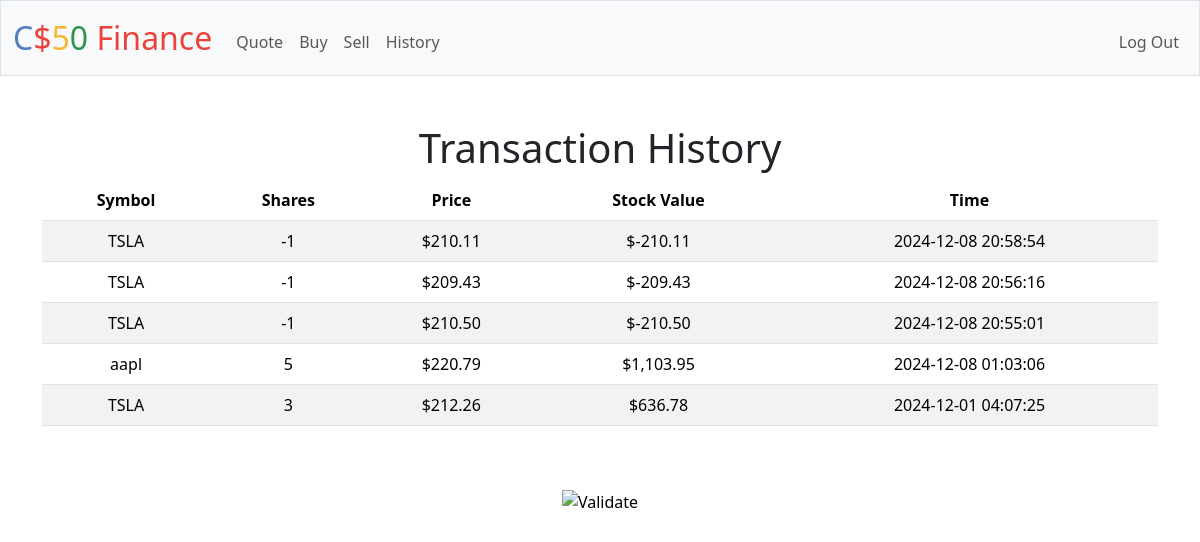
Page /history (signed in) on the earlier database version.
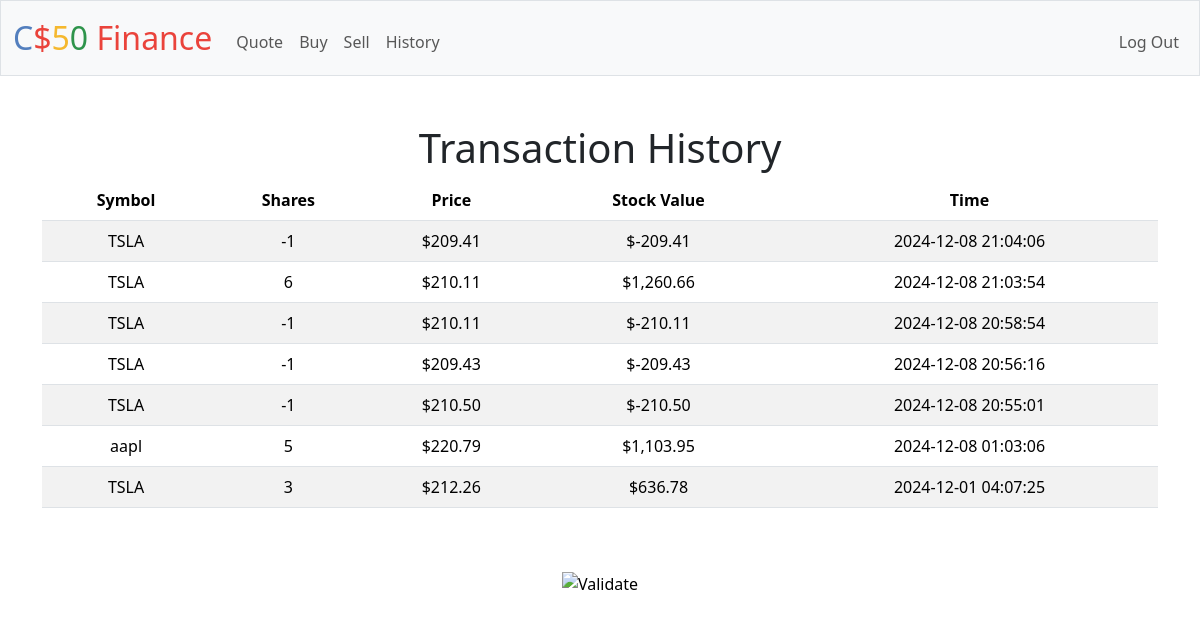
Same page on the later database version.
### tables this page shows
CREATE TABLE transactions (
    id INTEGER PRIMARY KEY AUTOINCREMENT,
    user_id INTEGER NOT NULL,
    symbol TEXT NOT NULL,
    shares INTEGER NOT NULL,
    price NUMERIC NOT NULL,
    timestamp DATETIME DEFAULT CURRENT_TIMESTAMP,
    FOREIGN KEY (user_id) REFERENCES users(id)
);

### app.py (the view)
@app.route("/history")
@login_required
def history():
    transactions = db.execute(
        "SELECT * FROM transactions WHERE user_id = :user_id ORDER BY timestamp DESC", user_id=session["user_id"])
    return render_template("history.html", transactions=transactions)

### app.py (called while the page is built)
@app.after_request
def after_request(response):
    response.headers["Cache-Control"] = "no-cache, no-store, must-revalidate"
    response.headers["Expires"] = 0
    response.headers["Pragma"] = "no-cache"
    return response

### helpers.py (called while the page is built)
def login_required(f):
    @wraps(f)
    def decorated_function(*args, **kwargs):
        if session.get("user_id") is None:
            return redirect("/login")
        return f(*args, **kwargs)
    return decorated_function

def usd(value):
    return f"${value:,.2f}"

### templates/history.html (shortened to what this page needs)
{% extends "layout.html" %}
{% block main %}
<h1>Transaction History</h1>
<table class="table table-striped">
  <thead>
    <tr>
      <th>Symbol</th>
      <th>Shares</th>
      <th>Price</th>
      <th>Stock Value</th>
      <th>Time</th>
    </tr>
  </thead>
  <tbody>
    {% for transaction in transactions %}
    <tr>
      <td>{{ transaction.symbol }}</td>
      <td>{{ transaction.shares }}</td>
      <td>{{ transaction.price | usd }}</td>
      <td>{{ (transaction.shares * transaction.price) | usd }}</td>
      <td>{{ transaction.timestamp }}</td>
    </tr>
    {% endfor %}
  </tbody>
</table>
{% endblock %}

### templates/layout.html (shortened to what this page needs)
<!DOCTYPE html>
<html lang="en">
    <head>
        <link href="https://cdn.jsdelivr.net/npm/bootstrap@5.3.3/dist/css/bootstrap.min.css" rel="stylesheet">
        <link href="/static/styles.css" rel="stylesheet">
    </head>
    <body>
        <nav class="bg-light border navbar navbar-expand-md navbar-light">
            <div class="container-fluid">
                <a class="navbar-brand" href="/"><span class="blue">C</span><span class="red">$</span><span class="yellow">5</span><span class="green">0</span> <span class="red">Finance</span></a>
                <div class="collapse navbar-collapse" id="navbar">
                    {% if session["user_id"] %}
                        <ul class="navbar-nav me-auto mt-2">
                            <li class="nav-item"><a class="nav-link" href="/quote">Quote</a></li>
                            <li class="nav-item"><a class="nav-link" href="/buy">Buy</a></li>
                            <li class="nav-item"><a class="nav-link" href="/sell">Sell</a></li>
                            <li class="nav-item"><a class="nav-link" href="/history">History</a></li>
                        </ul>
                        <ul class="navbar-nav ms-auto mt-2">
                            <li class="nav-item"><a class="nav-link" href="/logout">Log Out</a></li>
                        </ul>
                    {% else %}
                        <ul class="navbar-nav ms-auto mt-2">
                            <li class="nav-item"><a class="nav-link" href="/register">Register</a></li>
                            <li class="nav-item"><a class="nav-link" href="/login">Log In</a></li>
                        </ul>
                    {% endif %}
                </div>
            </div>
        </nav>
        <main class="container py-5 text-center">
            {% block main %}{% endblock %}
        </main>
        <footer class="mb-5">
            <form action="https://validator.w3.org/check" class="text-center" enctype="multipart/form-data" method="post" target="_blank">
                <input alt="Validate" src="/static/I_heart_validator.png" type="image">
            </form>
        </footer>
    </body>
</html>

### static/styles.css (style rules this page uses)
nav .navbar-brand { font-size: xx-large; }
nav .navbar-brand .blue { color: #537fbe; }
nav .navbar-brand .red { color: #ea433b; }
nav .navbar-brand .yellow { color: #f5b82e; }
nav .navbar-brand .green { color: #2e944b; }

Differences in the rows shown:
added transactions: (transaction.shares*transaction.price)|usd "$-209.41"
added transactions: (transaction.shares*transaction.price)|usd "$1,260.66"
